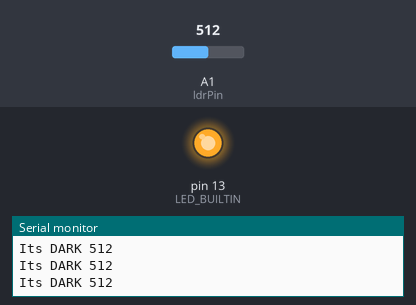
The sketch below on a simulated Arduino Uno, built with avr-gcc and run on an emulated ATmega328P. Shown: output pins drawn as LEDs (lit = HIGH), the last lines printed to the serial monitor. The test bench sets the inputs (shaded band); at power-on: A1 (ldrPin) = 512.

Above: at 1.2 s.
1.3 s: A1 (ldrPin) set to 588
4.3 s: A1 (ldrPin) set to 616
At 5.0 s:
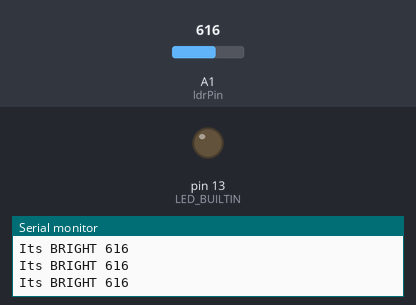
5.8 s: A1 (ldrPin) set to 0
At 6.5 s:
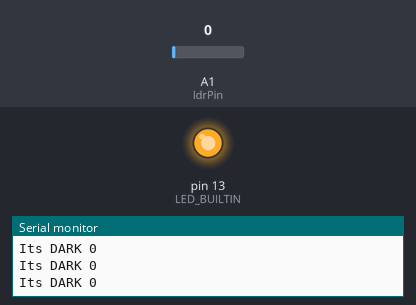
7.3 s: A1 (ldrPin) set to 1023
At 8.5 s:
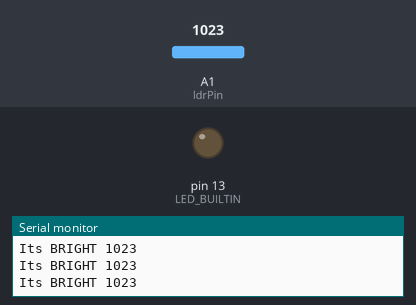
Timing chart, 0 to 9.8 s (numbered marks = the images above; inputs shaded):
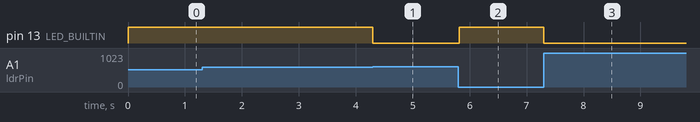

The sketch:

LDR.ino
```cpp
const int ldrPin = A1;

void setup() {
  Serial.begin(9600);
  pinMode(LED_BUILTIN, OUTPUT);
  pinMode(ldrPin, INPUT);
}

void loop() {
  int ldrStatus = analogRead(ldrPin);

  if (ldrStatus <= 600) {
    digitalWrite(LED_BUILTIN, HIGH);
    Serial.print("Its DARK ");
    Serial.println(ldrStatus);
  } else {
    digitalWrite(LED_BUILTIN, LOW);
    Serial.print("Its BRIGHT ");
    Serial.println(ldrStatus);
  }
}
```

Measured:
- the behaviour switches between 600 and 601 on A1 (ldrPin) (found by bisection; images 0 and 1)
- after the input at 4.3 s, pin 13 (LED_BUILTIN): HIGH → LOW at once
- after the input at 5.8 s, pin 13 (LED_BUILTIN): LOW → HIGH at once
- after the input at 7.3 s, pin 13 (LED_BUILTIN): HIGH → LOW at once
